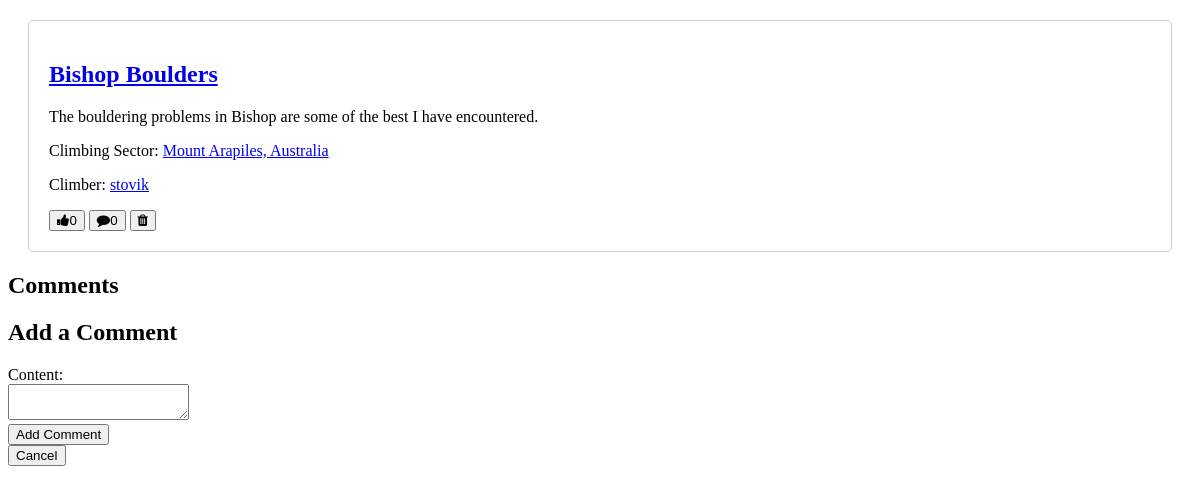
The page /post/25 on the database as committed earlier.
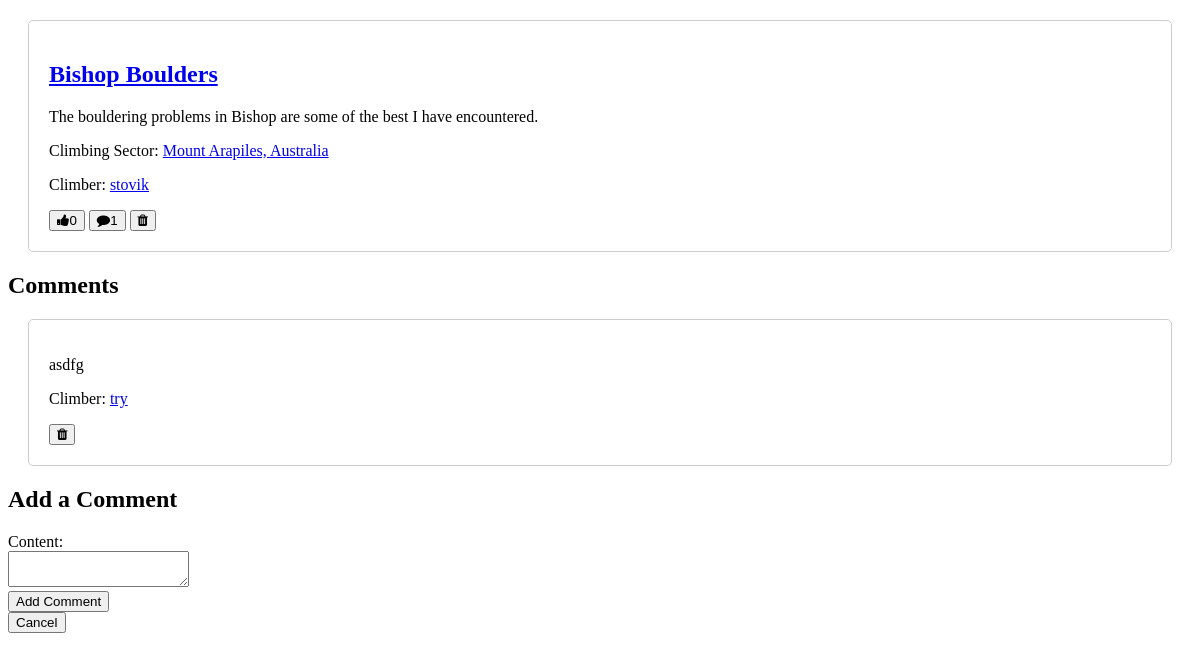
The same page on the database as committed later.
### tables this page shows
CREATE TABLE posts (
    id INTEGER PRIMARY KEY,
    title TEXT,
    body TEXT,
    created_at TIMESTAMP DEFAULT CURRENT_TIMESTAMP,
    likes INT DEFAULT 0,
    user_id INT,
    threat_id INT,
    comments INT DEFAULT 0,
    image_path TEXT,
    FOREIGN KEY (user_id) REFERENCES users(id),
    FOREIGN KEY (threat_id) REFERENCES threats(id)

);

CREATE TABLE comments (
    id INTEGER PRIMARY KEY,
    body TEXT,
    created_at TIMESTAMP DEFAULT CURRENT_TIMESTAMP,
    post_id INT,
    user_id INT,
    FOREIGN KEY (post_id) REFERENCES posts(id),
    FOREIGN KEY (user_id) REFERENCES users(id)
);

CREATE TABLE users (
    id INTEGER PRIMARY KEY,
    username TEXT,
    email TEXT,
    password TEXT
);

### app.py (the view)
@app.route('/post/<post_id>', methods=['GET', 'POST'])
def post(post_id):
    db = DatabaseWorker('database.db')
    post = db.search(f"SELECT posts.*, threats.name, users.username FROM posts JOIN threats ON posts.threat_id = threats.id JOIN users ON posts.user_id = users.id WHERE posts.id={post_id}", multiple=True)[0]
    user_id = session.get('id')
    if request.method == 'POST' and user_id is not None:
        content = request.form['content']
        db.insert(f"INSERT INTO comments (body, post_id, user_id) VALUES ('{content}', {post_id}, {user_id})") # fixed
        response = make_response(redirect(url_for('post', post_id=post_id)))
        db.run_query(f"UPDATE posts SET comments=comments+1 WHERE id={post_id}")
        return response
    elif user_id is None and request.method == 'POST':
        return redirect(url_for('login'))
    comments = db.search(f"SELECT comments.*, users.username FROM comments JOIN users ON comments.user_id = users.id WHERE comments.post_id={post_id}", multiple=True)
    return render_template('post.html', post=post, comments=comments)

### database_worker.py (called while the page is built)
    def search(self, query, multiple=False):
        result = self.cursor.execute(query)
        if multiple:
            return result.fetchall() # returns multiple valuses in a list
        else:
            return result.fetchone() # returns a singele value

### templates/post.html (shortened to what this page needs)
<!DOCTYPE html>
<html>
<head>
    <link rel="stylesheet" href="https://cdn.jsdelivr.net/npm/cirrus-ui/dist/cirrus.min.css">
    <link rel="stylesheet" href="/static/style.css">
    <link rel="stylesheet" href="https://cdnjs.cloudflare.com/ajax/libs/font-awesome/4.7.0/css/font-awesome.min.css">
</head>
<body>
    <div class="post">
        <h2><a href="/post/{{ post[0] }}">{{ post[1] }}</a></h2>
        <p>{{ post[2] }}</p>
        <p>Climbing Sector: <a href="/thread/{{ post[6] }}">{{ post[9] }}</a></p>
        <p>Climber: <a href="/profile/{{ post[5] }}">{{ post[10] }}</a></p>
        <button type="button" class="btn-transparent" onclick="window.location.href='/like/{{ post[0] }}'"><i class="fa fa-thumbs-up"></i>{{ post[4] }}</button>
        <button type="button" class="btn-transparent"><i class="fa fa-comment"></i>{{ post[7] }}</button>
        <button type="button" class="btn-transparent" onclick="window.location.href='/delete/{{ post[0] }}'"><i class="fa fa-trash"></i></button>
    </div>
    <h2>Comments</h2>
    {% for comment in comments %}
    <div class="comment">
        <p>{{ comment[1] }}</p>
        <p>Climber: <a href="/profile/{{ comment[4] }}">{{ comment[5] }}</a></p>
        <button type="button" class="btn-transparent" onclick="window.location.href='/delete_comment/{{ comment[0] }}'"><i class="fa fa-trash"></i></button>
    </div>
    {% endfor %}
    <h2>Add a Comment</h2>
    <form action="/post/{{ post[0] }}" method="post">
        <label for="content">Content:</label><br>
        <textarea id="content" name="content" required></textarea><br>
        <input type="submit" value="Add Comment">
    </form>
    <button type="button" class="cancelbtn" onclick="window.location.href='/home'">Cancel</button>
</body>
</html>

Rows that differ between the two databases and show on the page:
changed posts "Bishop Boulders": comments "0" → "1"
added comments: body "asdfg", username "try"
